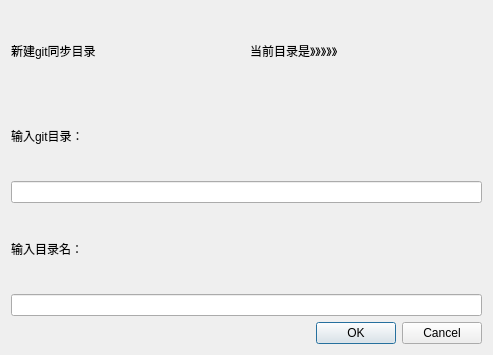
<?xml version="1.0" encoding="UTF-8"?>
<ui version="4.0">
 <class>Dialog</class>
 <widget class="QDialog" name="Dialog">
  <property name="geometry">
   <rect>
    <x>0</x>
    <y>0</y>
    <width>493</width>
    <height>355</height>
   </rect>
  </property>
  <property name="windowTitle">
   <string>Dialog</string>
  </property>
  <layout class="QGridLayout" name="gridLayout">
   <item row="0" column="0">
    <widget class="QLabel" name="label">
     <property name="text">
      <string>新建git同步目录</string>
     </property>
    </widget>
   </item>
   <item row="0" column="1">
    <widget class="QLabel" name="label_4">
     <property name="text">
      <string>当前目录是》》》》》</string>
     </property>
    </widget>
   </item>
   <item row="1" column="0">
    <widget class="QLabel" name="label_2">
     <property name="text">
      <string>输入git目录：</string>
     </property>
    </widget>
   </item>
   <item row="2" column="0" colspan="2">
    <widget class="QLineEdit" name="lineEdit"/>
   </item>
   <item row="3" column="0">
    <widget class="QLabel" name="label_3">
     <property name="text">
      <string>输入目录名：</string>
     </property>
    </widget>
   </item>
   <item row="4" column="0" colspan="2">
    <widget class="QLineEdit" name="lineEdit_2"/>
   </item>
   <item row="5" column="0" colspan="2">
    <widget class="QDialogButtonBox" name="buttonBox">
     <property name="orientation">
      <enum>Qt::Horizontal</enum>
     </property>
     <property name="standardButtons">
      <set>QDialogButtonBox::Cancel|QDialogButtonBox::Ok</set>
     </property>
    </widget>
   </item>
  </layout>
 </widget>
 <resources/>
 <connections>
  <connection>
   <sender>buttonBox</sender>
   <signal>accepted()</signal>
   <receiver>Dialog</receiver>
   <slot>accept()</slot>
   <hints>
    <hint type="sourcelabel">
     <x>248</x>
     <y>254</y>
    </hint>
    <hint type="destinationlabel">
     <x>157</x>
     <y>274</y>
    </hint>
   </hints>
  </connection>
  <connection>
   <sender>buttonBox</sender>
   <signal>rejected()</signal>
   <receiver>Dialog</receiver>
   <slot>reject()</slot>
   <hints>
    <hint type="sourcelabel">
     <x>316</x>
     <y>260</y>
    </hint>
    <hint type="destinationlabel">
     <x>286</x>
     <y>274</y>
    </hint>
   </hints>
  </connection>
 </connections>
</ui>
